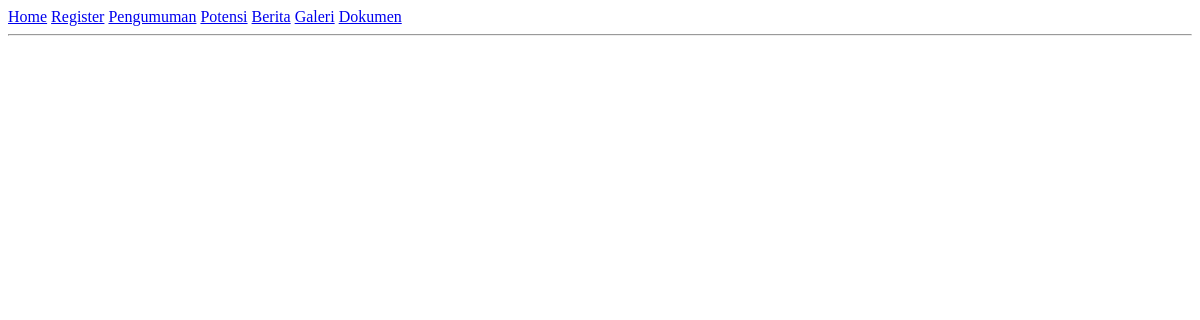
/dokumen, run on an earlier commit of the app's database.
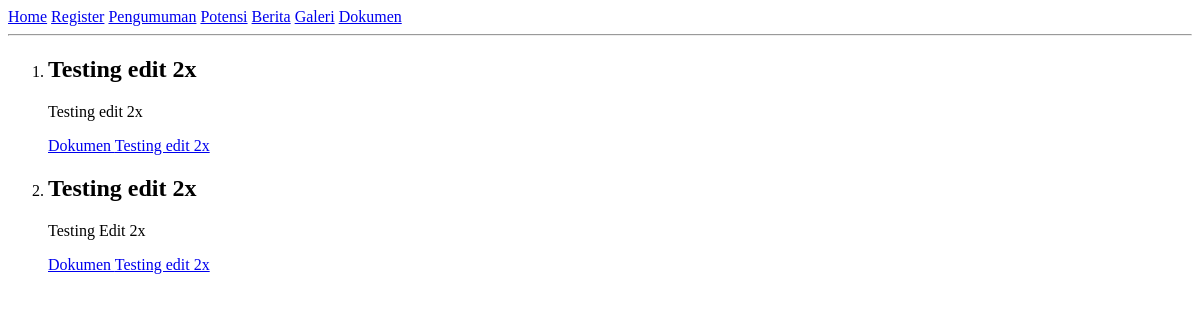
And on a later commit of the database.
### tables this page shows
CREATE TABLE `dokumen` (
  `id` int(20) NOT NULL,
  `title` varchar(100) NOT NULL,
  `content` text NOT NULL,
  `file` varchar(50) NOT NULL
);

### models/load_class.php (called while the page is built, shortened)
<?php
require_once('db.php');
	function autoload($class)
	{
		$namafile = $class.'.php';
	}
	try {
		$dokumen = new dokumen_model($db);
	} catch (Exception $e) {
		echo "Error".$e->getMessage()."\n";
	}
?>

### models/dokumen_model.php (called while the page is built, shortened)
<?php
	class dokumen_model
	{
		private $db;
		function __construct($database)
		{
			$this->db=$database;
		}
		public function getDokumen()
		{
			$query = $this->db->prepare("SELECT * FROM `dokumen`");
			try {
				$query->execute();
			} catch (PDOException $e) {
				die();
			}
			return $query->fetchAll(PDO::FETCH_ASSOC);
		}
	}
?>

### views/dokumen.php (the view)
<?php
echo '<ol>';
$dokumen = $dokumen->getDokumen();
foreach ($dokumen as $a)
{
	echo'
	<li><h2>'.$a['title'].'</h2>
	<p>'.$a['content'].'</p>
	<a href="'.root.'asset/dokumen/'.$a['file'].'">Dokumen '.$a['title'].' </a>
	';
}
?>

What changed in the data, as far as the page shows it:
added dokumen: title "Testing edit 2x", content "Testing edit 2x"
added dokumen: title "Testing edit 2x", content "Testing Edit 2x"
